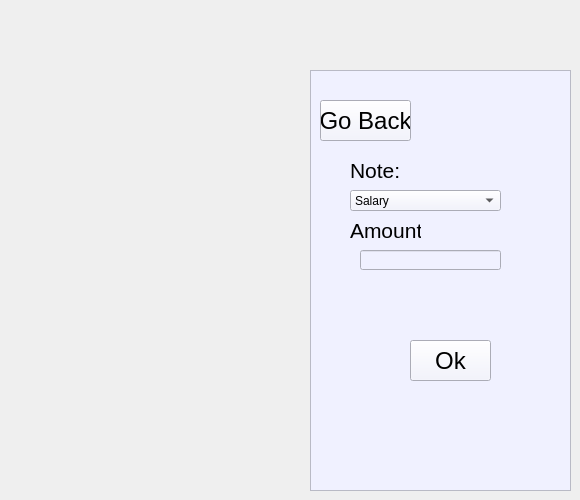
      <widget class="QWidget" name="page_17">
       <widget class="QFrame" name="frame_9">
        <property name="geometry">
         <rect>
          <x>310</x>
          <y>70</y>
          <width>261</width>
          <height>421</height>
         </rect>
        </property>
        <property name="styleSheet">
         <string notr="true">background-color: rgb(240, 241, 255);</string>
        </property>
        <property name="frameShape">
         <enum>QFrame::StyledPanel</enum>
        </property>
        <property name="frameShadow">
         <enum>QFrame::Raised</enum>
        </property>
        <widget class="QLabel" name="labelnote_in">
         <property name="geometry">
          <rect>
           <x>40</x>
           <y>90</y>
           <width>51</width>
           <height>20</height>
          </rect>
         </property>
         <property name="font">
          <font>
           <pointsize>16</pointsize>
          </font>
         </property>
         <property name="text">
          <string>Note:</string>
         </property>
        </widget>
        <widget class="QComboBox" name="comboBoxincome">
         <property name="geometry">
          <rect>
           <x>40</x>
           <y>120</y>
           <width>151</width>
           <height>21</height>
          </rect>
         </property>
         <item>
          <property name="text">
           <string>Salary</string>
          </property>
         </item>
         <item>
          <property name="text">
           <string>Freelance</string>
          </property>
         </item>
         <item>
          <property name="text">
           <string>Investment</string>
          </property>
         </item>
         <item>
          <property name="text">
           <string>Rental</string>
          </property>
         </item>
         <item>
          <property name="text">
           <string>Pension</string>
          </property>
         </item>
         <item>
          <property name="text">
           <string>Others</string>
          </property>
         </item>
        </widget>
        <widget class="QLabel" name="labelamount_in">
         <property name="geometry">
          <rect>
           <x>40</x>
           <y>150</y>
           <width>71</width>
           <height>20</height>
          </rect>
         </property>
         <property name="font">
          <font>
           <pointsize>16</pointsize>
          </font>
         </property>
         <property name="text">
          <string>Amount:</string>
         </property>
        </widget>
        <widget class="QLineEdit" name="lineEditAmountIncome">
         <property name="geometry">
          <rect>
           <x>50</x>
           <y>180</y>
           <width>141</width>
           <height>20</height>
          </rect>
         </property>
        </widget>
        <widget class="QPushButton" name="pushButtongback_in">
         <property name="geometry">
          <rect>
           <x>10</x>
           <y>30</y>
           <width>91</width>
           <height>41</height>
          </rect>
         </property>
         <property name="font">
          <font>
           <pointsize>18</pointsize>
          </font>
         </property>
         <property name="text">
          <string>Go Back</string>
         </property>
        </widget>
        <widget class="QPushButton" name="pushButtonConfirmIncome">
         <property name="geometry">
          <rect>
           <x>100</x>
           <y>270</y>
           <width>81</width>
           <height>41</height>
          </rect>
         </property>
         <property name="font">
          <font>
           <pointsize>18</pointsize>
          </font>
         </property>
         <property name="text">
          <string>Ok</string>
         </property>
        </widget>
       </widget>
      </widget>
